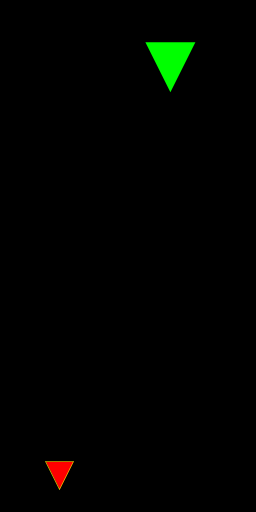
Frame 1 (no input)
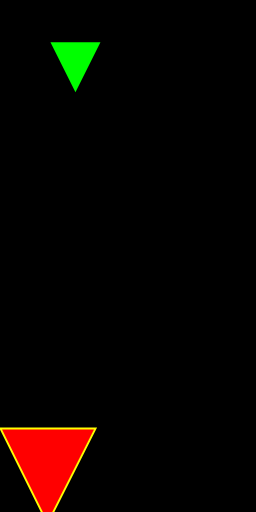
Frame 60 (the mouse pressed at the canvas centre just before this capture)
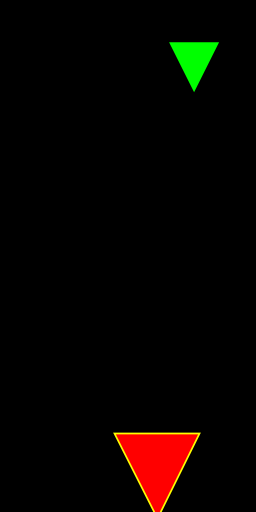
Frame 120 (the mouse held since frame 60 and released just before this capture)

The Processing sketch that drew these frames (run headless with seeded random() and noise(); from frame 60 on, the mouse is pressed at the canvas centre):

// Processing sketch: Esercizio1
// ── Esercizio1.pde
Shield s, gs;
float h;

void setup(){
  size(256, 512);
  h=height/2;
  s= new Shield(random(1, width), random(1, h), random(-5, 5));
  gs= new GreatShield(random(1, width), random(h, height), random(-5, 5));
}

void draw(){
  background(0);
  s.run();
  gs.run();
}
  

void keyPressed(){
  if((key=='R') || (key=='r'))
    setup();
}

// ── GreatShield.pde
class GreatShield extends Shield{
  float scale, k;
  GreatShield(float _x, float _y, float _sx){
    super(_x, _y, _sx);
    scale=0.5;
    k=0.05;
  }
  
  void display(){
    stroke(255, 255, 0);
    fill(255, 0, 0);
    
    pushMatrix();
    translate(x, y);
    scale(scale);
    triangle(0, 25, -25, -25, 25, -25);
    popMatrix();
  }
  
  void move(){
    scale+=k;
    if(scale > 2){
     scale = 0.05;
     k=-k;
    }else if(scale < 0.05){
      scale=0.5;
      k=-k;
    }
    super.move();
  }
}

// ── Shield.pde
class Shield{
  float x,y,sx;
     
   Shield(float _x, float _y, float _sx){
     x=_x; y=_y; sx=_sx;
   }
     
   void display(){
     noStroke();
     fill(0,255,0);
     triangle(x,y+25,x-25,y-25,x+25,y-25);
  }
  
  void move(){
    x+=sx;
    if( x > width ){
      sx=-sx;
      x=width;
    }
    if( x < 0 ){
      sx=-sx;
      x=0;
    }
  }
  
  void run(){
    move();
    display();
  }
  
}
